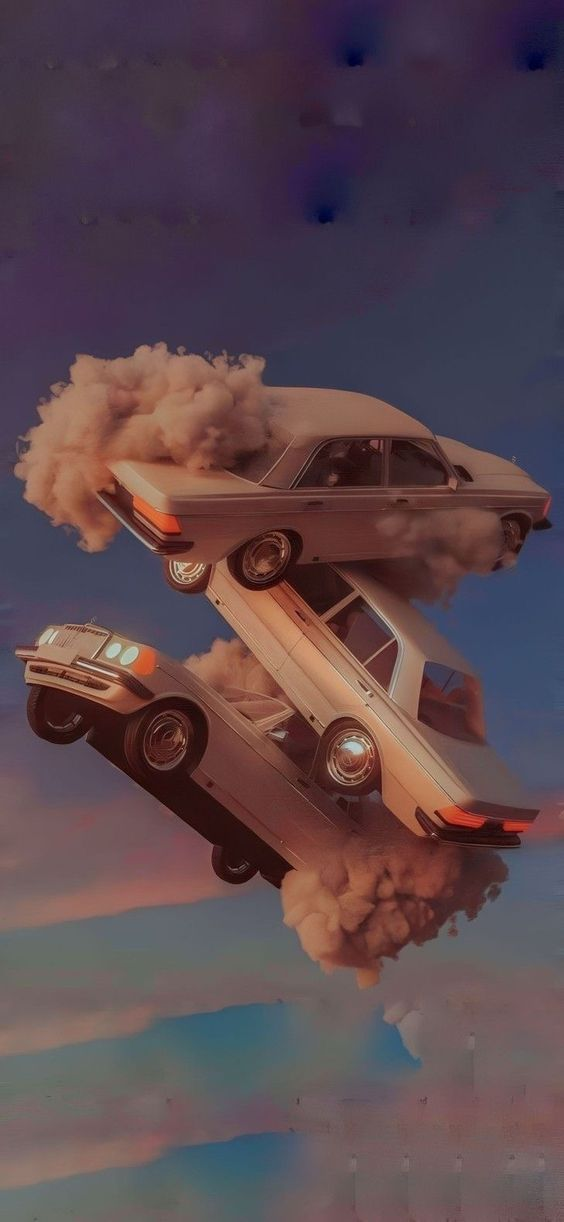
#> input picture PillowModule/cars.jpg, 564 x 1222 px
$ python pillow.py
#> lines starting #> are read from the running program, lines starting #| are printed output that depends on the picture
# Photo Filtering and Photo Cropping with Pillow Module

from PIL import Image, ImageFilter


image = Image.open("cars.jpg")
#> image is the input picture: PIL image 564x1222 RGB; mean R, G, B 90.9, 71.3, 77.9

#image.show() #shows image on pc

image.save("carsCopy.jpg")

image.rotate(180).save("carsRotate.jpg") #rotates the image 180 degrees
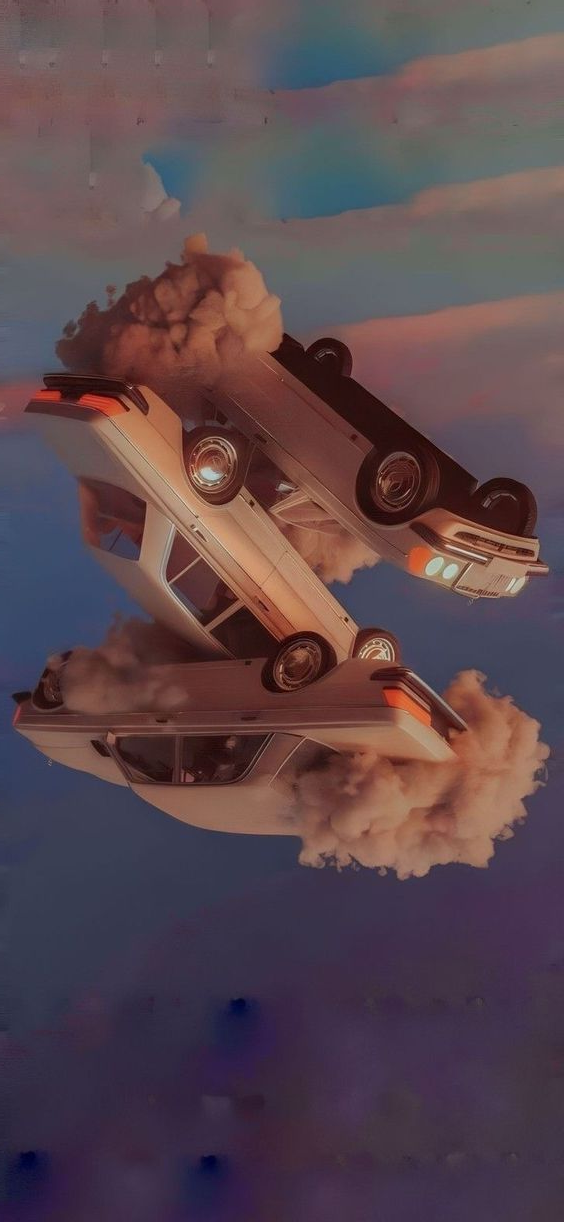
#> saved as carsRotate.jpg: PIL image 564x1222 RGB; mean R, G, B 90.9, 71.3, 77.9

image.convert(mode = "L").save("carsBlackWhite.jpg") #converts the image to black and white
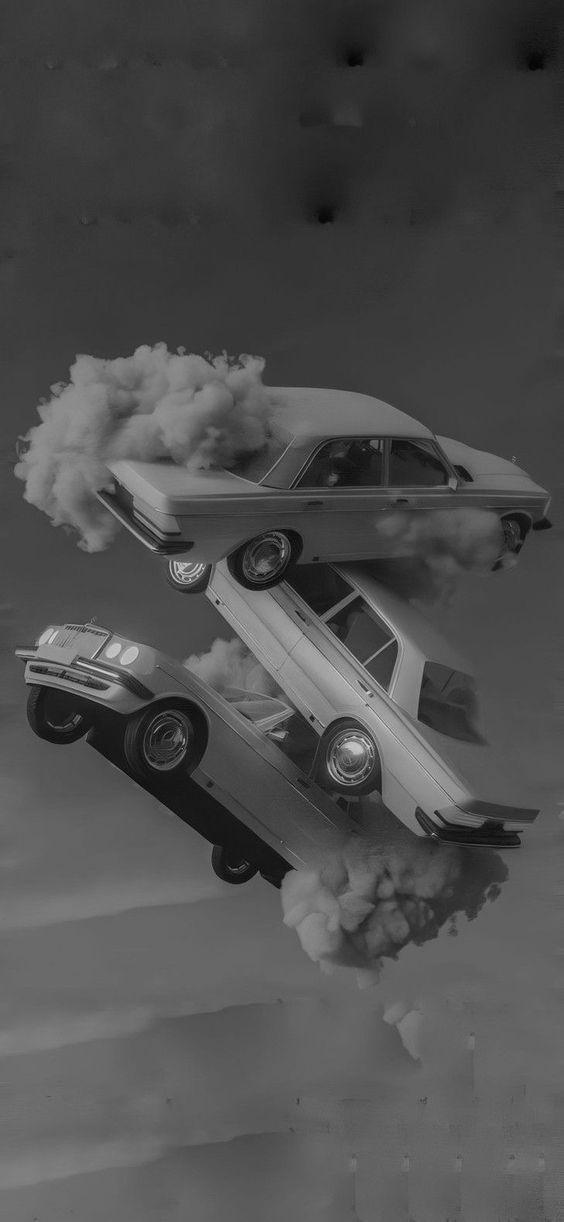
#> saved as carsBlackWhite.jpg: PIL image 564x1222 L; min 5, max 220, mean 77.9

sizeOfImage = (400,400)
image.thumbnail(sizeOfImage)
#> image: PIL image 185x400 RGB
image.save("carsSize.jpg")

image.filter(ImageFilter.GaussianBlur(10)).save("carsBlur.jpg") #blurring the image
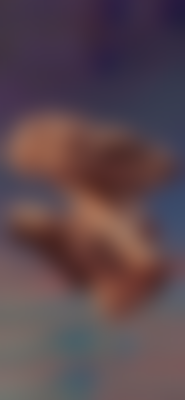
#> saved as carsBlur.jpg: PIL image 185x400 RGB; mean R, G, B 90.9, 71.3, 77.9

image = Image.open("cars.jpg")

cropSize = (30, 300, 500, 1000)
image.crop(cropSize).save("carsCrop.jpg") #crop the image
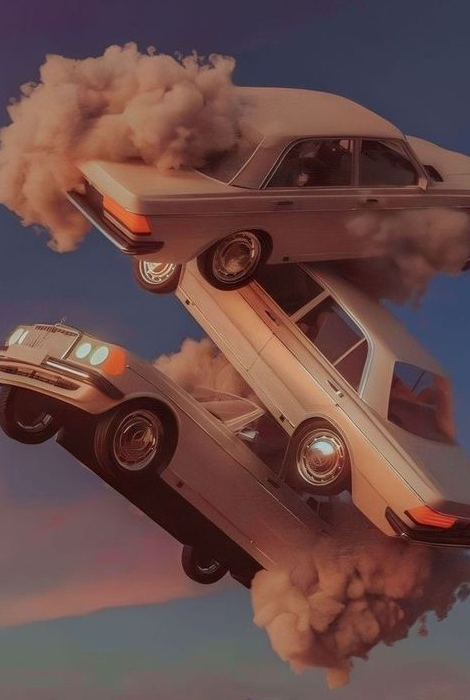
#> saved as carsCrop.jpg: PIL image 470x700 RGB; mean R, G, B 104.8, 74.1, 71.7
